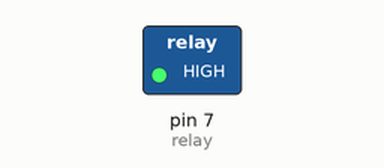
This sketch was run on a simulated Arduino Uno, built with avr-gcc and run on an emulated ATmega328P. Shown: switched loads named in the sketch (green lamp = pin HIGH). Dashed ring = blinking.

Above: at 0.5 s.
Timing chart, 0 to 4.6 s (numbered marks = the images above):
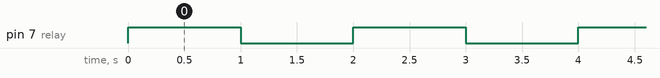

The sketch:

Relay_with_Arduino.ino
```cpp
// Arduino Relay Control Code

#define relay 7
#define interval 1000
void setup() {
  pinMode(relay, OUTPUT);
}
void loop()
{
   digitalWrite(relay, HIGH);
   delay(interval);
   digitalWrite(relay, LOW);
   delay(interval);
}
```

Measured:
- by itself, pin 7 (relay): alternates HIGH for 1.0 s and LOW for 1.0 s
